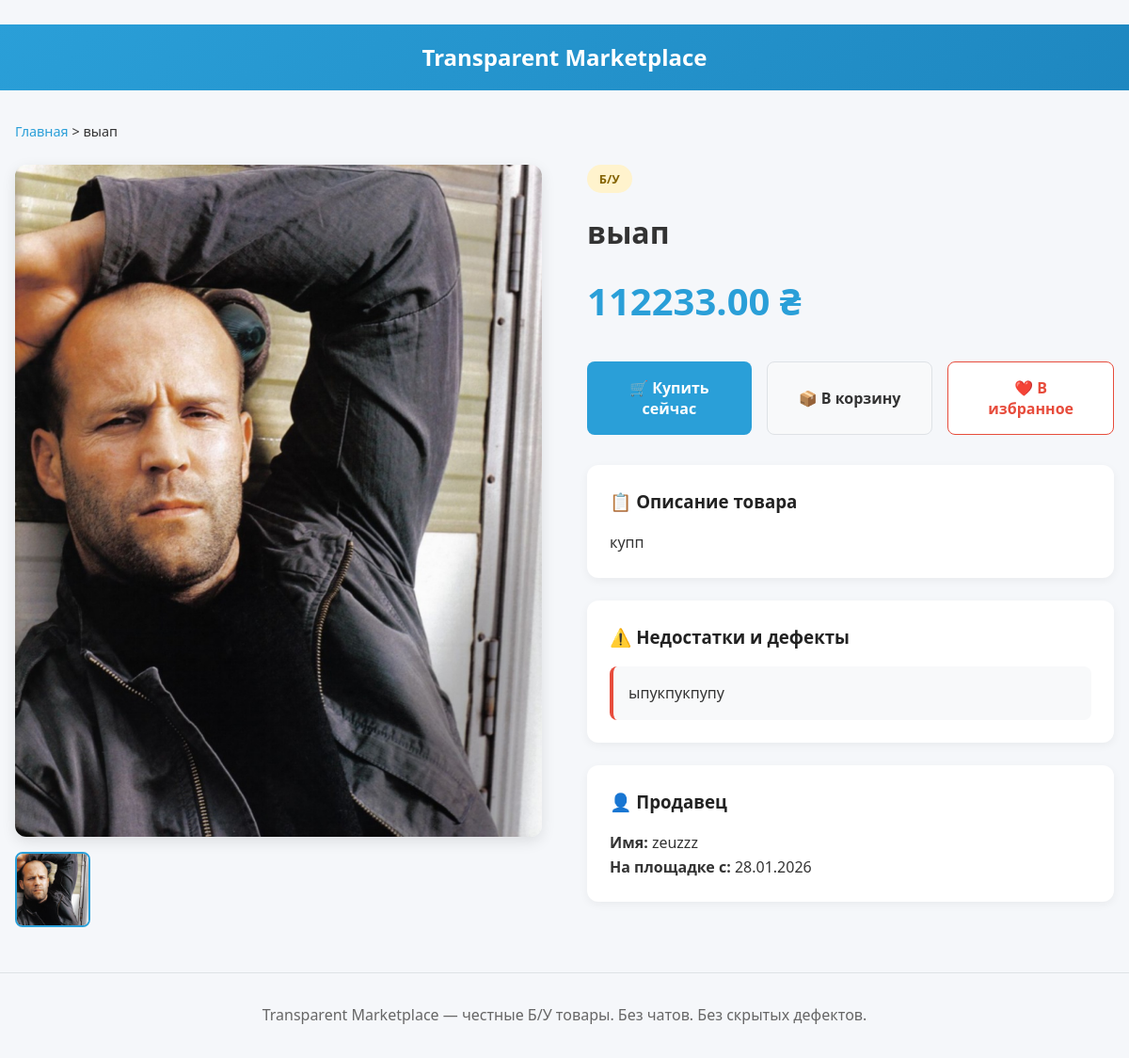
/product/5/, run on the app's committed database.
### products/models.py (models this page shows, shortened)
class Product(models.Model):
    seller = models.ForeignKey(User, on_delete=models.CASCADE, verbose_name="Продавец")
    title = models.CharField(max_length=200, verbose_name="Название товара")
    CONDITION_CHOICES = [
        ('new', 'Новый'),
        ('used', 'Б/У'),
    ]
    condition = models.CharField(
        max_length=10,
        choices=CONDITION_CHOICES,
        default='new',
        verbose_name="Состояние"
    )
    price = models.DecimalField(
        max_digits=10,
        decimal_places=2,
        verbose_name="Цена"
    )
    description = models.TextField(verbose_name="Описание")
    flaws = models.TextField(
        blank=True,
        verbose_name="Недостатки и дефекты",
        help_text="Подробно опишите все царапины, сколы, потёртости"
    )
    is_available = models.BooleanField(default=True, verbose_name="В наличии")
    created_at = models.DateTimeField(auto_now_add=True)
    updated_at = models.DateTimeField(auto_now=True)

class ProductImage(models.Model):
    product = models.ForeignKey(Product, on_delete=models.CASCADE, related_name='images')
    image = models.ImageField(upload_to='product_images/', verbose_name="Изображение")
    uploaded_at = models.DateTimeField(auto_now_add=True)
    class Meta:
        ordering = ['uploaded_at']

### products/views.py (the view)
# urls.py: path('product/<int:product_id>/', views.product_detail, name='product_detail'),
def product_detail(request, product_id):
    product = get_object_or_404(Product, id=product_id, is_available=True)
    return render(request, 'products/detail.html', {'product': product})

### products/templates/products/detail.html (shortened to what this page needs)
﻿<!DOCTYPE html>
<html lang="ru">
<head>
</head>
<body>
    <header class="site-header">
        <div class="container"><div class="logo">Transparent Marketplace</div></div>
    </header>
    <main class="container">
        <div class="breadcrumb"><a href="/">Главная</a> &gt; <span>{{ product.title }}</span></div>
        <div class="product-page">
            <div class="product-gallery">
                <div class="gallery-main">
                    {% if product.images.first %}
                        <img id="mainImage" src="{{ product.images.first.image.url }}" alt="{{ product.title }}">
                    {% else %}
                        <img id="mainImage" src="https://via.placeholder.com/600x400/4A90E2/FFFFFF?text=Нет+фото" alt="{{ product.title }}">
                    {% endif %}
                </div>
                <div class="gallery-thumbs">
                    {% for image in product.images.all %}
                        <img class="thumb {% if forloop.first %}active{% endif %}" src="{{ image.image.url }}" alt="Фото {{ forloop.counter }}" onclick="document.getElementById('mainImage').src=this.src; document.querySelectorAll('.thumb').forEach(t=>t.classList.remove('active')); this.classList.add('active');">
                    {% empty %}
                        <p>Нет дополнительных фото</p>
                    {% endfor %}
                </div>
            </div>
            <div class="product-info">
                <div class="product-condition {% if product.condition == 'new' %}condition-new{% else %}condition-used{% endif %}">
                    {% if product.condition == 'new' %}НОВЫЙ{% else %}Б/У{% endif %}
                </div>
                <h1>{{ product.title }}</h1>
                <div class="product-price">{{ product.price }} ₴</div>
                <div class="product-actions">
                    <button class="btn btn-buy">🛒 Купить сейчас</button>
                    <button class="btn btn-cart">📦 В корзину</button>
                    <button class="btn btn-fav">❤️ В избранное</button>
                </div>
                <div class="info-section"><h3>📋 Описание товара</h3><p>{{ product.description|linebreaks }}</p></div>
                {% if product.flaws and product.condition == 'used' %}
                    <div class="info-section"><h3>⚠️ Недостатки и дефекты</h3><div class="flaws-box">{{ product.flaws|linebreaks }}</div></div>
                {% endif %}
                <div class="info-section"><h3>👤 Продавец</h3><p><strong>Имя:</strong> {{ product.seller.username }}</p><p><strong>На площадке с:</strong> {{ product.seller.date_joined|date:"d.m.Y" }}</p></div>
            </div>
        </div>
    </main>
    <footer class="site-footer"><div class="container"><p>Transparent Marketplace — честные Б/У товары. Без чатов. Без скрытых дефектов.</p></div></footer>
</body>
</html>

### products/templates/products/detail.html (style rules this page uses)
* { margin: 0; padding: 0; box-sizing: border-box; font-family: 'Segoe UI', sans-serif; }
body { background-color: #f5f7fa; color: #333; line-height: 1.6; }
.container { max-width: 1200px; margin: 0 auto; padding: 0 1rem; }
.site-header { background: linear-gradient(135deg, #2A9FD8 0%, #1e87c0 100%); color: white; padding: 1rem 0; margin-bottom: 2rem; }
.logo { font-size: 1.5rem; font-weight: 700; text-align: center; }
.breadcrumb { margin-bottom: 1.5rem; font-size: 0.9rem; }
.breadcrumb a { color: #2A9FD8; text-decoration: none; }
.product-page { display: grid; grid-template-columns: 1fr 1fr; gap: 3rem; }
.gallery-main { margin-bottom: 1rem; border-radius: 12px; overflow: hidden; box-shadow: 0 5px 15px rgba(0,0,0,0.1); }
.gallery-main img { width: 100%; height: auto; display: block; }
.gallery-thumbs { display: flex; gap: 0.5rem; flex-wrap: wrap; }
.thumb { width: 80px; height: 80px; object-fit: cover; border-radius: 8px; cursor: pointer; border: 2px solid transparent; }
.thumb.active { border-color: #2A9FD8; }
.product-condition { display: inline-block; padding: 0.3rem 0.8rem; border-radius: 20px; font-size: 0.8rem; font-weight: 600; margin-bottom: 1rem; }
.condition-used { background: #fff3cd; color: #856404; }
.product-price { color: #2A9FD8; font-size: 2.5rem; font-weight: 700; margin: 1rem 0; }
.product-actions { display: flex; gap: 1rem; margin: 2rem 0; }
.btn { padding: 1rem 2rem; border-radius: 8px; font-weight: 600; cursor: pointer; border: none; font-size: 1rem; flex: 1; text-align: center; text-decoration: none; }
.btn-buy { background: #2A9FD8; color: white; }
.btn-cart { background: #f8f9fa; color: #333; border: 1px solid #dee2e6; }
.btn-fav { background: #fff; color: #e74c3c; border: 1px solid #e74c3c; }
.info-section { background: white; padding: 1.5rem; border-radius: 12px; margin-bottom: 1.5rem; box-shadow: 0 3px 10px rgba(0,0,0,0.05); }
.info-section h3 { margin-bottom: 1rem; color: #222; }
.flaws-box { background: #f8f9fa; padding: 1rem; border-radius: 8px; border-left: 4px solid #e74c3c; }
.site-footer { text-align: center; padding: 2rem 0; margin-top: 3rem; color: #666; border-top: 1px solid #dee2e6; }

### data on the page
Product: title "выап", images.first.image (picture), price "112233.00", description "купп", flaws "ыпукпукпупу", seller.username "zeuzzz", seller.date_joined "28.01.2026"
ProductImage: image (picture)
